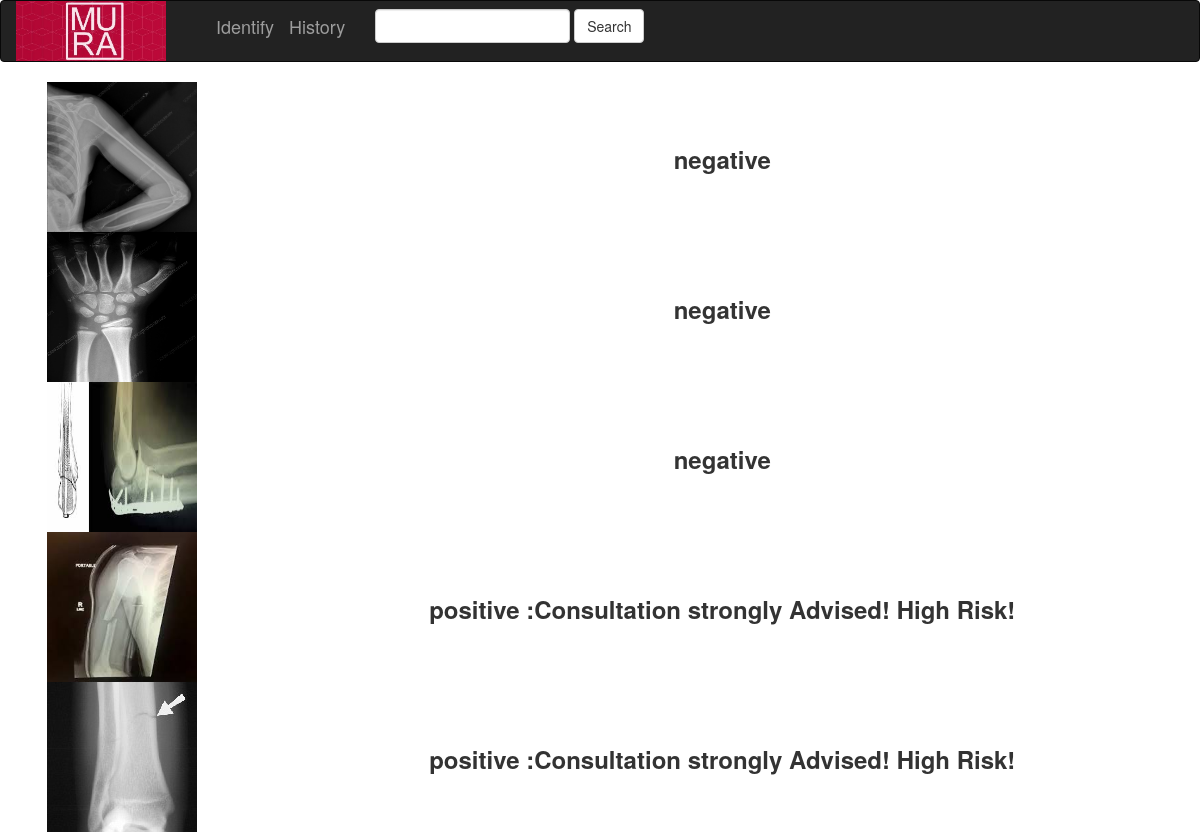
The app's page /identify/history with its own data.
### identify/models.py (models this page shows, shortened)
class Xray(models.Model):
    condition = models.CharField(max_length=15)
    body_part = models.CharField(max_length=15)
    patient = models.CharField(max_length=100)
    bone_image = models.FileField()
    probability = models.CharField(max_length=10)

### identify/views.py (the view)
def history(request):
    images = Xray.objects.all()
    probs = []
    for i in images:
        p = i.probability[:1]
        if p == '':
            p = '0'
        p = int(p)
        if p > 7:
            prob = "Consultation strongly Advised! High Risk!"
        elif p > 5:
            prob = "Consultation advised, low risk involved."
        else:
            prob = "Exercise advised."
        probs.append(prob)
    context = {
        'all_images': images,
        'probs': probs,
    }
    template = loader.get_template('identify/search.html')
    return HttpResponse(template.render(context, request))

### identify/templates/identify/search.html (shortened to what this page needs)
{% extends 'identify/navbar.html' %}
{% load staticfiles %}
{% block navbar %}
    {% if all_images %}
    <table style="text-align: center; width:100%; ">
        {% for image in all_images %}{% for prob in probs %}
        {% if forloop.counter == forloop.parentloop.counter %}
        <tr>
            <td>
                <img style="height: 150px; width: 150px;" src="{{ image.bone_image.url }}">
            </td>
            <td>
                <h3>
                    <label>
                        {{ image.condition }}
                        {% if image.condition == "positive" %}
                            :{{ prob }}
                        {% endif %}
                    </label>
                </h3>
            </td>
        </tr>
        {% endif %}
        {% endfor %}
        {% endfor %}
    </table>
    {% endif %}
{% endblock %}

### identify/templates/identify/navbar.html (shortened to what this page needs)
<!DOCTYPE html>
<html lang="en">
<head>
    {% load staticfiles %}
<link rel="stylesheet" href="https://maxcdn.bootstrapcdn.com/bootstrap/3.3.7/css/bootstrap.min.css">
<link rel="stylesheet" type="text/css" href="{% static 'identify/style_navbar.css' %}">
</head>
<body>
<nav class="navbar navbar-inverse">
    <div class="container-fluid">
        <div class="navbar-header">
            <a href="{% url 'identify:home' %}"><img src="{% static 'identify/logo.jpg' %}" height="60" width="150" ></a>
        </div>
        <div  id="identify_navbar" class="navbar-header">
            <a id="" class="navbar-brand" href="{% url 'identify:index' %}">Identify</a>
        </div>
        <div class="navbar-header">
            <a class="navbar-brand" href="{% url 'identify:history' %}">History</a>
        </div>
        <div>
            <form class="navbar-form navbar-left" role="search" mehtod="get" action="{% url 'identify:search' %}">
                <div class="form-group">
                    <input type="text" class="form-control" name="q" value="{{ request.GET.q }}">
                </div>
                <button type="submit" class="btn btn-default">Search</button>
            </form>
        </div>
    </div>
</nav>
{%  block navbar %}
{% endblock %}
</body>
</html>

### identify/static/identify/style_navbar.css (style rules this page uses)
#identify_navbar { margin-left: 50px; }

### records on screen
Xray: bone_image (picture), condition "negative"
Xray: bone_image (picture), condition "negative"
Xray: bone_image (picture), condition "negative"
Xray: bone_image (picture), condition "positive", probs "Consultation strongly Advised! High Risk!"
Xray: bone_image (picture), condition "positive", probs "Consultation strongly Advised! High Risk!"
